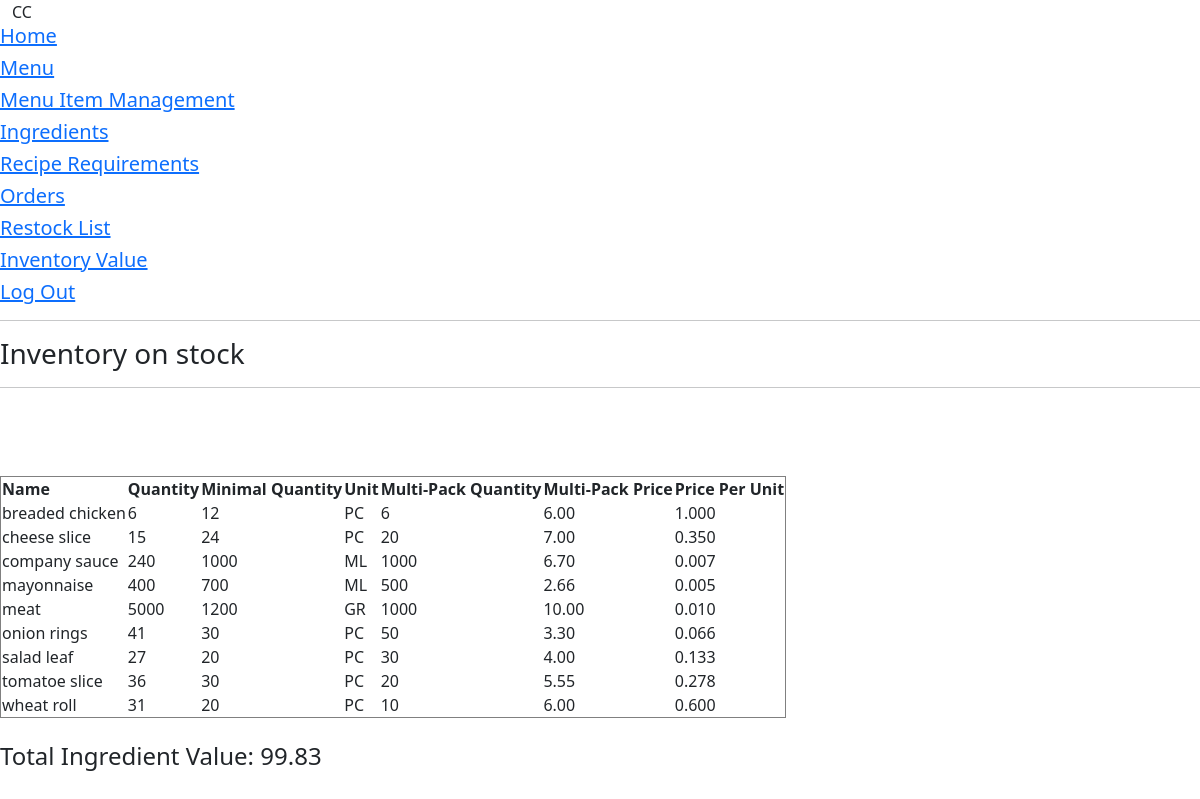
/inventory_value (signed in), run on the app's committed database.
### crispy_crab/models.py (models this page shows, shortened)
class Ingredients(models.Model):
    PIECE = "PC"
    GRAM = "GR"
    MILLILITRE = "ML"
    INGREDIENT_UNIT_CHOICES = [
        (PIECE, "pcs."),
        (GRAM, "gr."),
        (MILLILITRE, "ml")
    ]
    ing_name = models.CharField(max_length=25, unique=True)
    ing_quantity = models.IntegerField(default=0)
    multi_pack_quantity = models.IntegerField(default=1)
    unit = models.CharField(max_length=2, choices=INGREDIENT_UNIT_CHOICES, default=PIECE)
    multi_pack_price = models.DecimalField(max_digits=8, decimal_places=2)
    minimal_quantity = models.IntegerField(default=0)
    class Meta:
        ordering = ['ing_name']
    def price_per_unit(self):
        price = getattr(self, "multi_pack_price")
        quantity = getattr(self, "multi_pack_quantity")
        ppu = round(price/quantity, 3)
        return ppu

### crispy_crab/views.py (the view)
# urls.py: path('inventory_value', views.InventoryValue.as_view(), name='inventoryvalue'),
class InventoryValue(LoginRequiredMixin, TemplateView):
    template_name = "crispy_crab/inventory_value.html"
    def get_context_data(self, **kwargs):
        inv = [item for item in Ingredients.objects.all() if item.ing_quantity > 0]
        total = 0
        for i in inv:
            total += i.price_per_unit() * i.ing_quantity
        context = super().get_context_data(**kwargs)
        context['inventory'] = inv
        context["total"] = total
        return context

### crispy_crab/templates/crispy_crab/inventory_value.html
{% extends "crispy_crab/base.html" %}
{% block content %}
<hr>
<h3>Inventory on stock</h3>
<hr>
<br>
<br>
<br>
<table border = 1 id="inventory_value">
  <tr>
    <th>Name</th>
    <th>Quantity</th>
    <th>Minimal Quantity</th>
    <th>Unit</th>
    <th>Multi-Pack Quantity</th>
    <th>Multi-Pack Price</th>
    <th>Price Per Unit</th>
  </tr>
{% for ingredient in inventory %}
<tr>
  <td>{{ ingredient.ing_name }} </td>
  <td>{{ ingredient.ing_quantity }} </td>
  <td>{{ ingredient.minimal_quantity }} </td>
  <td>{{ ingredient.unit }} </td>
  <td>{{ ingredient.multi_pack_quantity }} </td>
  <td>{{ ingredient.multi_pack_price }} </td>
  <td>{{ ingredient.price_per_unit }} </td>
  </tr>
{% endfor %}
</table>
<br>
<h4>Total Ingredient Value: {{ total|stringformat:".2f" }}</h4>
{% endblock %}

### data on the page
Ingredients: ing_name "breaded chicken", ing_quantity "6", minimal_quantity "12", unit "PC", multi_pack_quantity "6", multi_pack_price "6.00", price_per_unit "1.000"
Ingredients: ing_name "cheese slice", ing_quantity "15", minimal_quantity "24", unit "PC", multi_pack_quantity "20", multi_pack_price "7.00", price_per_unit "0.350"
Ingredients: ing_name "company sauce", ing_quantity "240", minimal_quantity "1000", unit "ML", multi_pack_quantity "1000", multi_pack_price "6.70", price_per_unit "0.007"
Ingredients: ing_name "mayonnaise", ing_quantity "400", minimal_quantity "700", unit "ML", multi_pack_quantity "500", multi_pack_price "2.66", price_per_unit "0.005"
Ingredients: ing_name "meat", ing_quantity "5000", minimal_quantity "1200", unit "GR", multi_pack_quantity "1000", multi_pack_price "10.00", price_per_unit "0.010"
Ingredients: ing_name "onion rings", ing_quantity "41", minimal_quantity "30", unit "PC", multi_pack_quantity "50", multi_pack_price "3.30", price_per_unit "0.066"
Ingredients: ing_name "salad leaf", ing_quantity "27", minimal_quantity "20", unit "PC", multi_pack_quantity "30", multi_pack_price "4.00", price_per_unit "0.133"
Ingredients: ing_name "tomatoe slice", ing_quantity "36", minimal_quantity "30", unit "PC", multi_pack_quantity "20", multi_pack_price "5.55", price_per_unit "0.278"
Ingredients: ing_name "wheat roll", ing_quantity "31", minimal_quantity "20", unit "PC", multi_pack_quantity "10", multi_pack_price "6.00", price_per_unit "0.600"

### other printed values
{{ total|stringformat:".2f" }} "99.83"
